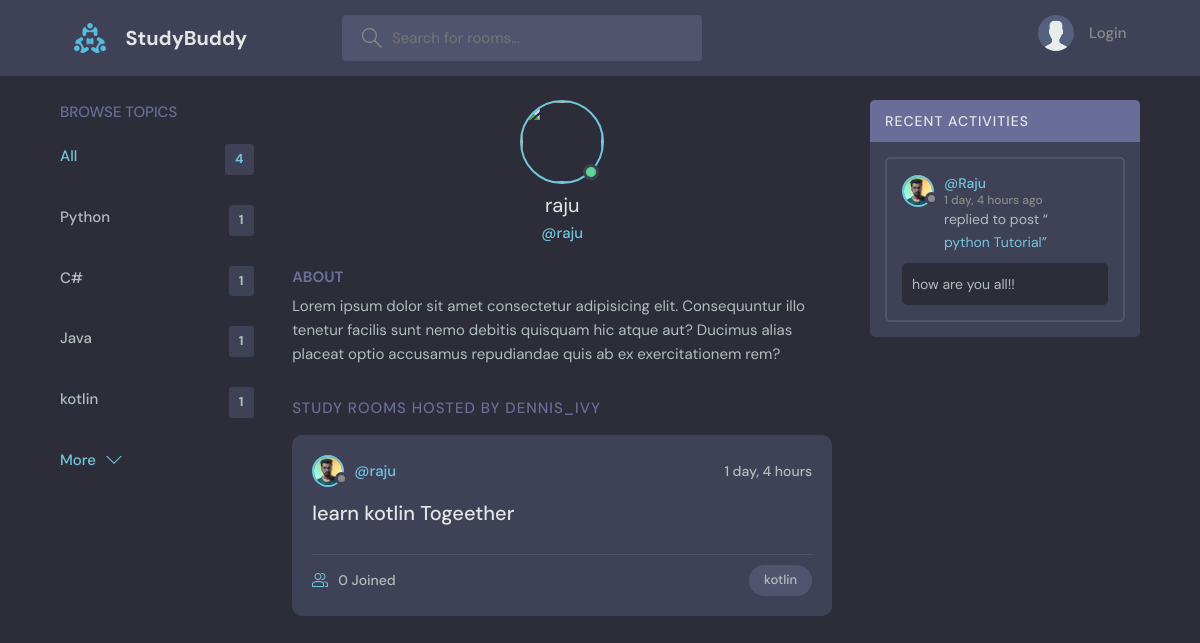
The page /profile/7/ on the database its author committed.
### base/models.py (models this page shows, shortened)
class Topic(models.Model):
	name = models.CharField(max_length=200)

class User(AbstractUser):
	name = models.CharField(max_length=200, null=True)
	email = models.EmailField(unique=True, null=True)
	bio = models.TextField(null=True, blank=True)
	avatar= models.ImageField(null=True, default="avatar.svg")
	USERNAME_FIELD = 'username'
	REQUIRED_FIELDS = []

class Room(models.Model):
	host = models.ForeignKey(User, on_delete=models.SET_NULL, null=True)
	topic = models.ForeignKey(Topic, on_delete=models.SET_NULL, null=True)
	name = models.CharField(max_length= 200)
	description = models.TextField(null=True, blank=True)
	participants = models.ManyToManyField(User, related_name='participants', blank=True)
	updated = models.DateTimeField(auto_now=True)
	created = models.DateTimeField(auto_now_add=True)
	class Meta:
		ordering = ['-updated', '-created']
	def __str__(self):
		return self.name

class Message(models.Model):
	user = models.ForeignKey(User, on_delete=models.CASCADE)
	room = models.ForeignKey(Room, on_delete=models.CASCADE)
	body = models.TextField()
	updated = models.DateTimeField(auto_now=True)
	created = models.DateTimeField(auto_now_add=True)
	class Meta:
		ordering = ['-updated', '-created']

### base/views.py (the view)
# urls.py: path('profile/<str:pk>/', views.userProfile, name='user-profile'),
def userProfile(request, pk):
    user = User.objects.get(id=pk)
    room = user.room_set.all()
    room_messages = user.message_set.all()
    topics = Topic.objects.all()
    context = {'user':user, 'room':room, 'room_messages':room_messages, 'topics':topics}
    return render(request,'base/profile.html', context)

### base/templates/base/profile.html (shortened to what this page needs)
{% extends 'main.html' %}
{% block content %}
  <main class="profile-page layout layout--3">
    <div class="container">
          {% include 'base/topics_components.html' %}
      <div class="roomList">
        <div class="profile">
          <div class="profile__avatar">
            <div class="avatar avatar--large active">
              <img src="{{ request.user.avatar.url }}" />
            </div>
          </div>
          <div class="profile__info">
            <h3>{{ user.username }}</h3>
            <p>@{{ user.username }}</p>
          </div>
          <div class="profile__about">
            <h3>About</h3>
            <p>
              Lorem ipsum dolor sit amet consectetur adipisicing elit. Consequuntur illo tenetur
              facilis sunt nemo debitis quisquam hic atque aut? Ducimus alias placeat optio
              accusamus repudiandae quis ab ex exercitationem rem?
            </p>
          </div>
        </div>
        <div class="roomList__header">
          <div>
            <h2>Study Rooms Hosted by dennis_ivy</a>
            </h2>
          </div>
        </div>
        {% include 'base/feed_component.html' %}
      </div>
        {% include 'base/activity_components.html' %}
    </div>
  </main>
{% endblock content %}

### base/templates/base/topics_components.html
        <div class="topics">
          <div class="topics__header">
            <h2>Browse Topics</h2>
          </div>
          <ul class="topics__list">
            <li>
              <a href="{% url 'home' %}" class="active">All <span>{{ topics.count }}</span></a>
            </li>
            {% for topic in topics %}
            <li>
              <a href="{% url 'home' %}?q={{ topic.name }}">{{ topic.name }}<span>{{topic.room_set.all.count}}</span></a>
            </li>
			{% endfor %}
          </ul>
          <a class="btn btn--link" href="{% url 'topics' %}">
            More
            <svg version="1.1" xmlns="http://www.w3.org/2000/svg" width="32" height="32" viewBox="0 0 32 32">
              <title>chevron-down</title>
              <path d="M16 21l-13-13h-3l16 16 16-16h-3l-13 13z"></path>
            </svg>
          </a>
        </div>

### base/templates/base/feed_component.html (shortened to what this page needs)
		{% for r in room %}
          <div class="roomListRoom">
            <div class="roomListRoom__header">
              <a href="{% url 'user-profile' r.host.id %}" class="roomListRoom__author">
                <div class="avatar avatar--small">
                  <img src="{{ r.host.avatar.url }}" />
                </div>
                <span>@{{ r.host.username }}</span>
              </a>
              <div class="roomListRoom__actions">
                <span>{{ r.created | timesince }}</span>
              </div>
            </div>
            <div class="roomListRoom__content">
              <a href="{% url 'rooms' r.id %}">{{ r.name }}</a>
            </div>
            <div class="roomListRoom__meta">
              <a href="{% url 'rooms' r.id %}" class="roomListRoom__joined">
                {{ r.participants.all.count }} Joined
              </a>
              <p class="roomListRoom__topic">{{ r.topic.name }}</p>
            </div>
          </div>
		{% endfor %}

### base/templates/base/activity_components.html (shortened to what this page needs)
        <div class="activities">
          <div class="activities__header">
            <h2>Recent Activities</h2>
          </div>
          {% for message in room_messages %}
          <div class="activities__box">
            <div class="activities__boxHeader roomListRoom__header">
              <a href="{% url 'user-profile' message.user.id %}" class="roomListRoom__author">
                <div class="avatar avatar--small">
                  <img src="{{ message.user.avatar.url }}" />
                </div>
                <p>
                  @{{ message.user.name }}
                  <span>{{ message.created | timesince }} ago</span>
                </p>
              </a>
            </div>
            <div class="activities__boxContent">
              <p>replied to post “<a href="{% url 'rooms' message.room.id %}">{{ message.room }}</a>”</p>
              <div class="activities__boxRoomContent">
              	{{ message.body }}
              </div>
            </div>
          </div>
          {% endfor %}
        </div>

### rows shown on the page
Topic: name "Python", room_set.all.count "1"
Topic: name "C#", room_set.all.count "1"
Topic: name "Java", room_set.all.count "1"
Topic: name "kotlin", room_set.all.count "1"
User: username "raju"
Room: host.avatar (picture), host.username "raju", created "1 day, 4 hours", name "learn kotlin Togeether", participants.all.count "0", topic.name "kotlin"
Message: user.avatar (picture), user.name "Raju", created "1 day, 4 hours", room "python Tutorial", body "how are you all!!"

### other values the page prints
{{ topics.count }} "4"
